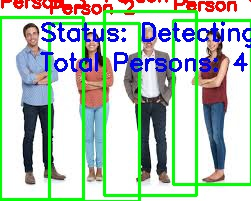
#> input picture output.jpg, 251 x 201 px
$ python HumanCounter.py --image output.jpg
#> lines starting #> are read from the running program, lines starting #| are printed output that depends on the picture; after the words box and inside, x2 and y2 are one past the last pixel; in counts of white or black regions, pixels touching at a corner belong together
#> in detectByPathImage, image is the input picture: shape (201, 251, 3); mean B, G, R 183.1, 194.8, 176.9
import cv2
import imutils
import argparse

def detect(frame, HOGCV):
    # Detecting humans using HOG descriptor
    bounding_box_cordinates, weights = HOGCV.detectMultiScale(frame, winStride=(4, 4), padding=(8, 8), scale=1.03)
#> bounding_box_cordinates = [[116, 34, 74, 148], [0, 5, 78, 174]]; weights = [0.661, 0.608]

    person_count = len(bounding_box_cordinates)
#> person_count = 2

    for i, (x, y, w, h) in enumerate(bounding_box_cordinates, 1):
        # Drawing bounding box and labeling detected humans
        cv2.rectangle(frame, (x, y), (x + w, y + h), (0, 255, 0), 2)
        cv2.putText(frame, f'Person {i}', (x, y - 10), cv2.FONT_HERSHEY_SIMPLEX, 0.6, (0, 0, 255), 2)
#> this loop made 2 passes
#> (i, x, y, w, h) on passes 1 to 2: (1, 116, 34, 74, 148), (2, 0, 5, 78, 174)
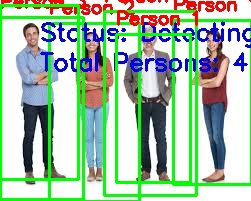
#> frame: shape (201, 251, 3); 6.3% of pixels changed, all inside (x1, y1, x2, y2) = (0, 4, 198, 184)

    # Displaying the status and total count on the frame
    cv2.putText(frame, 'Status: Detecting', (40, 40), cv2.FONT_HERSHEY_SIMPLEX, 0.8, (255, 0, 0), 2)
    cv2.putText(frame, f'Total Persons: {person_count}', (40, 70), cv2.FONT_HERSHEY_SIMPLEX, 0.8, (255, 0, 0), 2)
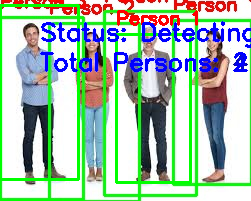
#> frame: shape (201, 251, 3); mean B, G, R 175.8, 192.9, 166.8

    cv2.imshow('Human Detection', frame)
    return frame

def detectByPathImage(path, output_path, HOGCV):
    # Reading and resizing the image
    image = cv2.imread(path)
    image = imutils.resize(image, width=min(800, image.shape[1]))

    # Detect humans in the image
    result_image = detect(image, HOGCV)

    # Saving the result image if an output path is provided
    if output_path is not None:
        cv2.imwrite(output_path, result_image)

    # Waiting for a key press and then closing all windows
    cv2.waitKey(0)
    cv2.destroyAllWindows()

def humanDetector(args, HOGCV):
    image_path = args.get("image")
    if image_path is not None:
        print('[INFO] Opening Image from path.')
        detectByPathImage(image_path, args.get('output'), HOGCV)

def argsParser():
    # Argument parsing for image input and output paths
    arg_parse = argparse.ArgumentParser()
    arg_parse.add_argument("-i", "--image", required=True, help="Path to image file")
    arg_parse.add_argument("-o", "--output", type=str, default="output.jpg", help="Path to output image file")
    args = vars(arg_parse.parse_args())
    return args

if __name__ == "__main__":
    # Initialize HOG descriptor for detecting people
    HOGCV = cv2.HOGDescriptor()
    HOGCV.setSVMDetector(cv2.HOGDescriptor_getDefaultPeopleDetector())

    # Parsing arguments
    args = argsParser()

    # Running the human detector
    humanDetector(args, HOGCV)
